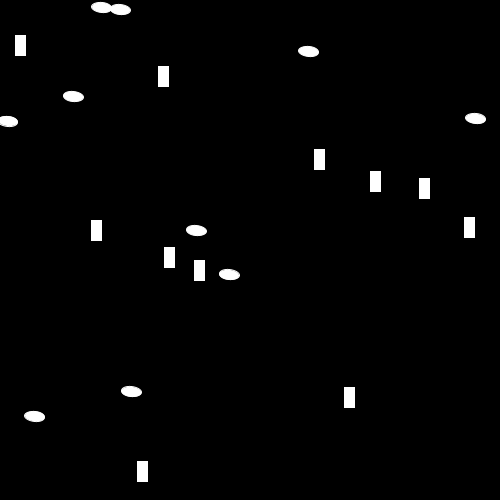
Frame 1 (no input)
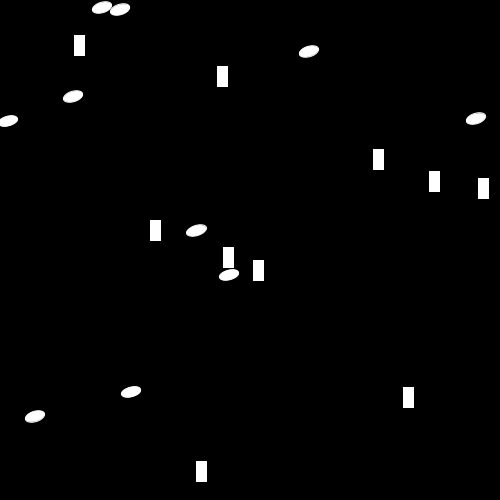
Frame 60 (the mouse pressed at the canvas centre just before this capture)
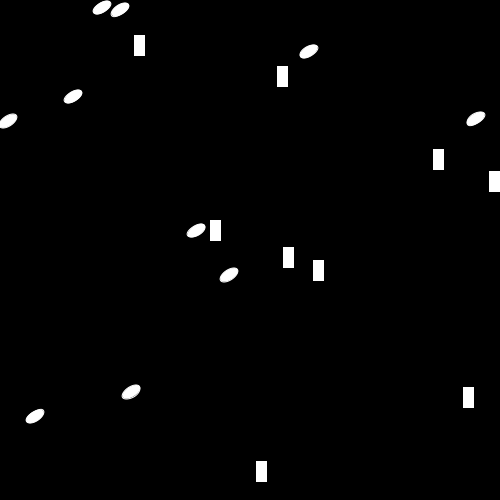
Frame 120 (the mouse held since frame 60 and released just before this capture)

The Processing sketch that drew these frames (run headless with seeded random() and noise(); from frame 60 on, the mouse is pressed at the canvas centre):

// Processing sketch: Polymorphism
// ── Polymorphism.pde
void setup()
{
  size(500, 500);
  
  for (int i = 0 ; i < 20 ; i ++)
  {
    GameEntity entity;
    if (i % 2 == 0)
    {
      entity = new Ship();
    }
    else
    {
      entity = new Asteroid();
    }
    entity.pos.x = random(0, 500);
    entity.pos.y = random(0, 500);
    children.add(entity);
  }  
}

GameEntity ship = new Ship();
ArrayList<GameEntity> children = new ArrayList<GameEntity>();

void draw()
{
  background(0);
  stroke(255);
  
  for(int i = 0 ; i < children.size() ; i ++)
  {
    children.get(i).update();
    children.get(i).draw();   
  }
  
  
  ship.update();
  ship.draw();
  
  if ((ship.pos.x > 400) && (ship instanceof Ship))
  {
    Asteroid a = new Asteroid();
    a.pos = ship.pos;
    
    ship = a;
  }
  
}

// ── Asteroid.pde
class Asteroid extends GameEntity
{
  Asteroid()
  {
    pos.x = 300;
    pos.y = 300;
  }
  void update()
  {
    rot += 0.1f;
  }
  
  void draw()
  {
    pushMatrix();
    translate(pos.x, pos.y);
    rotate(rot);
    ellipse(0,0, 20, 10);    
    popMatrix();

  }
}

// ── GameEntity.pde
class GameEntity
{
  PVector pos;
  PVector look;
  float rot;
  
  GameEntity()
  {
    pos = new PVector();
    look = new PVector();
    rot = 0;
  }
  
  void update()
  {
  }
  
  void draw()
  {
  }
}

// ── Ship.pde
class Ship extends GameEntity
{
  
  Ship()
  {
    pos.x = 100;
    pos.y = 200;
    
  }

  void update()
  {
    pos.x += 1; 
  }
  
  void draw()
  {
    pushMatrix();
    translate(pos.x, pos.y);
    rotate(rot);
    
    rect(-10, 20, 10, 20);
    
    popMatrix();
  }
}
